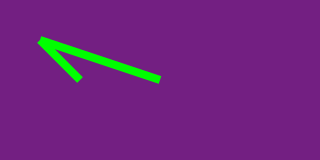
#> input picture Laboratórios/Atividade 2 - Jhonata/line.png, 320 x 160 px
$ python Atividade2-3-Jhonata.py
#> lines starting #> are read from the running program, lines starting #| are printed output that depends on the picture
#import Image
from PIL import Image

imagem = Image.open("line.png")
#> imagem is the input picture: PIL image 320x160 RGB; mean R, G, B 111.9, 37.1, 126.4

print(imagem.size)
#| (320, 160)

imagem = imagem.rotate(270)
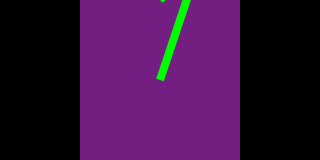
#> imagem: PIL image 320x160 RGB; mean R, G, B 56, 18.5, 63.3

print(imagem.size)
#| (320, 160)

imagem.save("rotacao2.png")
imagem.show()
